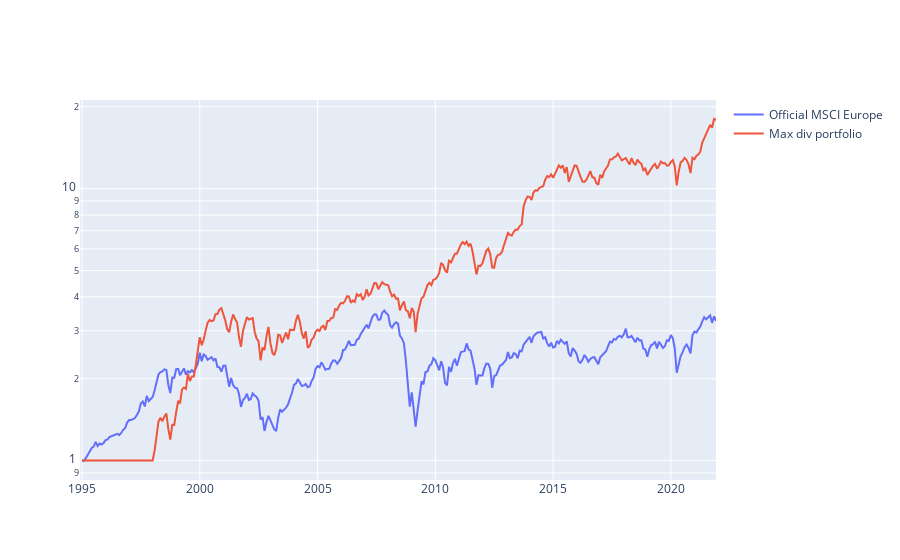

The cell this chart's notebook holds for it:
### Code cell
fig_index = go.Figure()
fig_index.add_trace(go.Scatter(x=dates, y=index_df['MSCI Europe'], name="Official MSCI Europe"))
fig_index.add_trace(go.Scatter(x=dates, y=index_df1["Max div"], name="Max div portfolio"))
fig_index.update_yaxes(type="log")
fig_index.show()

### Figure 1 — Plotly figure (JSON) as saved in the notebook; plotly's stock layout.template omitted (floating-point values rounded to 4 significant figures; data arrays with more than 128 entries replaced by an {"elided": "..."} marker saying what was removed)
{"data": [{"name": "Official MSCI Europe", "type": "scatter", "x": {"elided": "325 str values"}, "y": {"elided": "325 float values"}}, {"name": "Max div portfolio", "type": "scatter", "x": {"elided": "325 str values"}, "y": {"elided": "325 float values"}}], "layout": {"yaxis": {"type": "log"}}}
